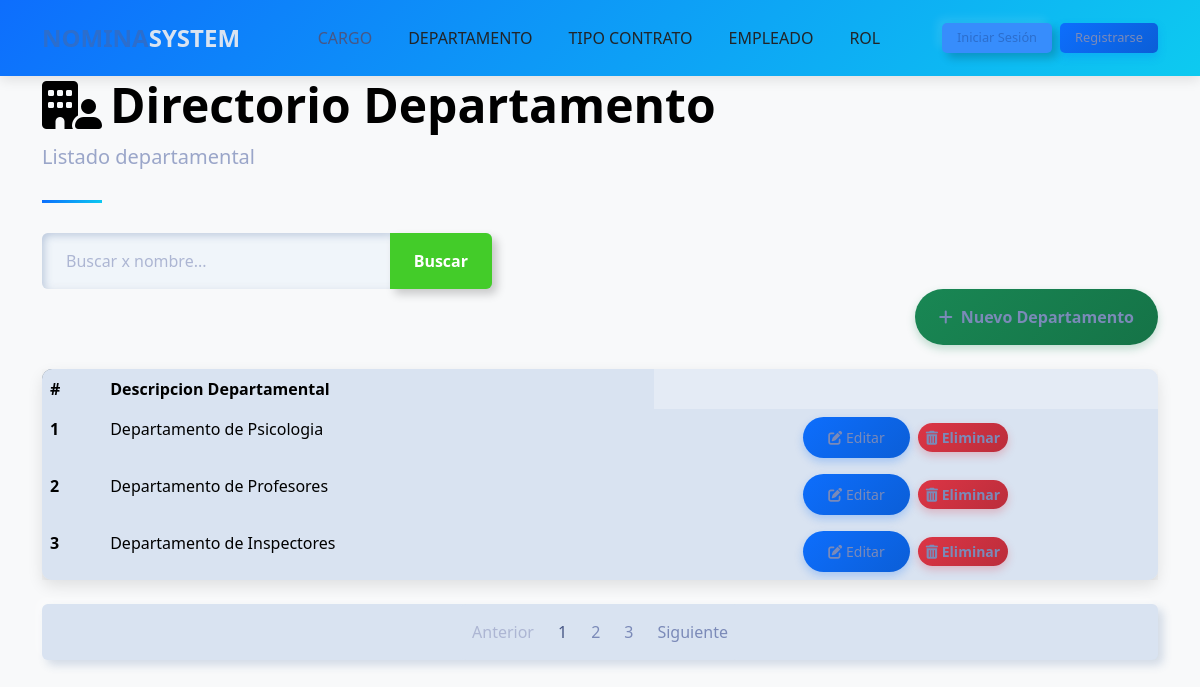
Before: /departamentos/departamento_list/ with the older database file.
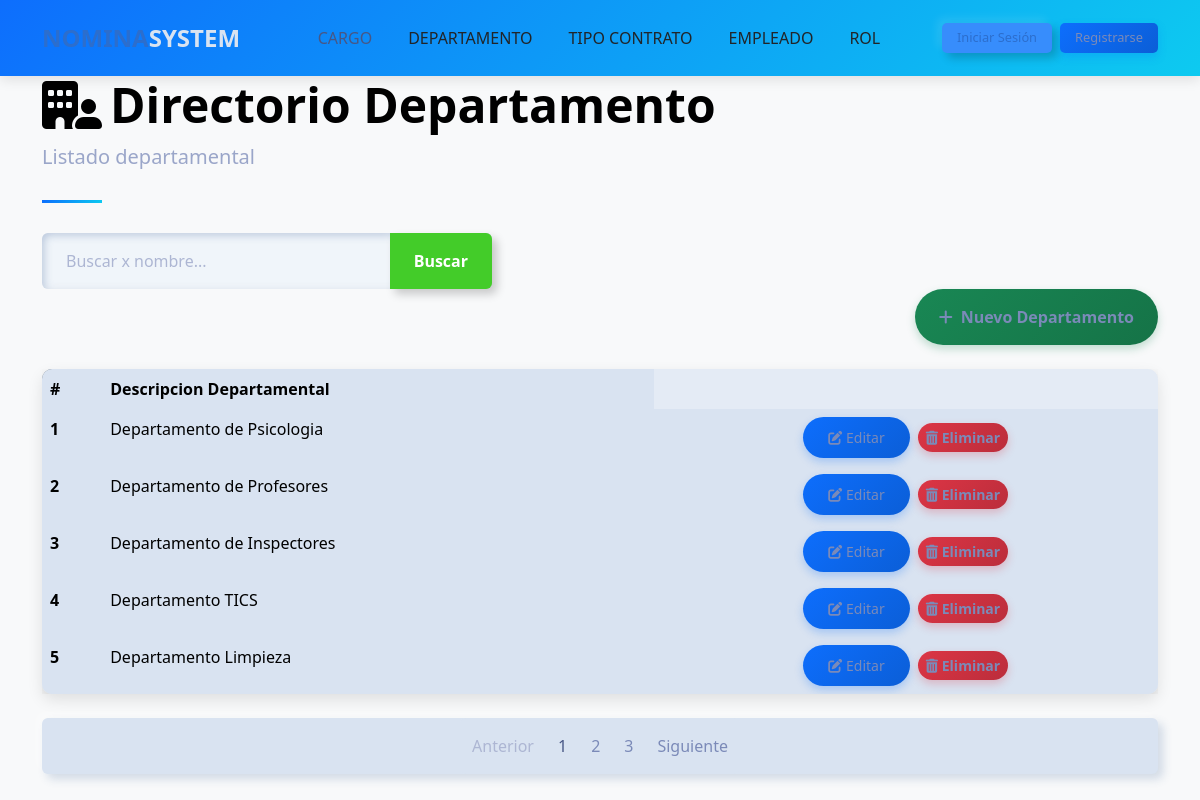
After: the same page with the newer database file.
### departamento/models.py (models this page shows, shortened)
class Departamentos(models.Model):
    description = models.CharField(max_length=100)

### departamento/views.py (the view)
# urls.py: path('departamento_list/', views.listado, name='listado'),
def listado(request):
    query = request.GET.get('q') # None
    departamentos = Departamentos.objects.all() #[{'id' : 1, 'description' : 'TICS'}, {'id' : 2, 'description' : 'Inspector'}]
    if query:
        departamentos = Departamentos.objects.filter(description__icontains=query)
    return render(request, 'departamento/listado.html', {
        'departamentos' : departamentos,
        'title' : 'Listado departamental'
    })

### template/departamento/listado.html (shortened to what this page needs)
{% extends "home.html" %}
{% block content %}
    <div class="container">
        <header class="page-header">
            <h1 class="display-5 fw-bold text-primary" style="color: black !important;">
                <i class="fa-solid fa-building-user me-2" style="color: black"></i>Directorio Departamento
            </h1>
            <p class="lead text-muted">{{title}}</p>
        </header>
        <form action="" style="max-width: 450px;">
            <div class="input-group">
                <input type="text" class="form-control" placeholder="Buscar x nombre..." name="q" value="{{ request.GET.q }}">
                <button class="btn btn-outline-success" data-bs-toggle="tooltip" data-bs-title="Escriba parte del apellido y click en buscar">
                    Buscar
                </button>
            </div>
        </form>
        <div class="d-flex justify-content-end mb-4">
            <a class="btn btn-success"  href="{% url 'departamento:crear_departamento' %}">
                <i class="fas fa-plus me-2"></i>Nuevo Departamento
            </a>
        </div>
        <div class="card mb-4">
            <div class="card-body p-0">
                <div class="table-responsive">
                    <table class="table table-hover mb-0">
                        <thead>
                            <tr>
                                <th scope="col">#</th>
                                <th scope="col">Descripcion Departamental</th>
                            </tr>
                        </thead>
                        <tbody>
                           {% for departamento in departamentos  %}
                            <tr>
                                <th scope="row">{{departamento.id}}</th>
                                <td>{{departamento.description}}</td>
                                <td class="text-center">
                                    <a href="" class="btn btn-sm btn-primary me-1">
                                        <i class="fas fa-edit"></i> Editar
                                    </a>
                                    <a  href="" class="btn btn-sm btn-danger">
                                        <i class="fas fa-trash-alt"></i> Eliminar
                                    </a>
                                </td>
                            </tr>
                           {% endfor %}
                        </tbody>
                    </table>
                </div>
            </div>
        </div>
        <nav aria-label="Page navigation" class="mb-4">
            <ul class="pagination justify-content-center">
                <li class="page-item disabled">
                    <a class="page-link" href="#" tabindex="-1" aria-disabled="true">Anterior</a>
                </li>
                <li class="page-item active"><a class="page-link" href="#">1</a></li>
                <li class="page-item"><a class="page-link" href="#">2</a></li>
                <li class="page-item"><a class="page-link" href="#">3</a></li>
                <li class="page-item">
                    <a class="page-link" href="#">Siguiente</a>
                </li>
            </ul>
        </nav>
    </div>
{% endblock %}

Changed rows visible on the page:
added Departamentos: id "4", description "Departamento TICS"
added Departamentos: id "5", description "Departamento Limpieza"
